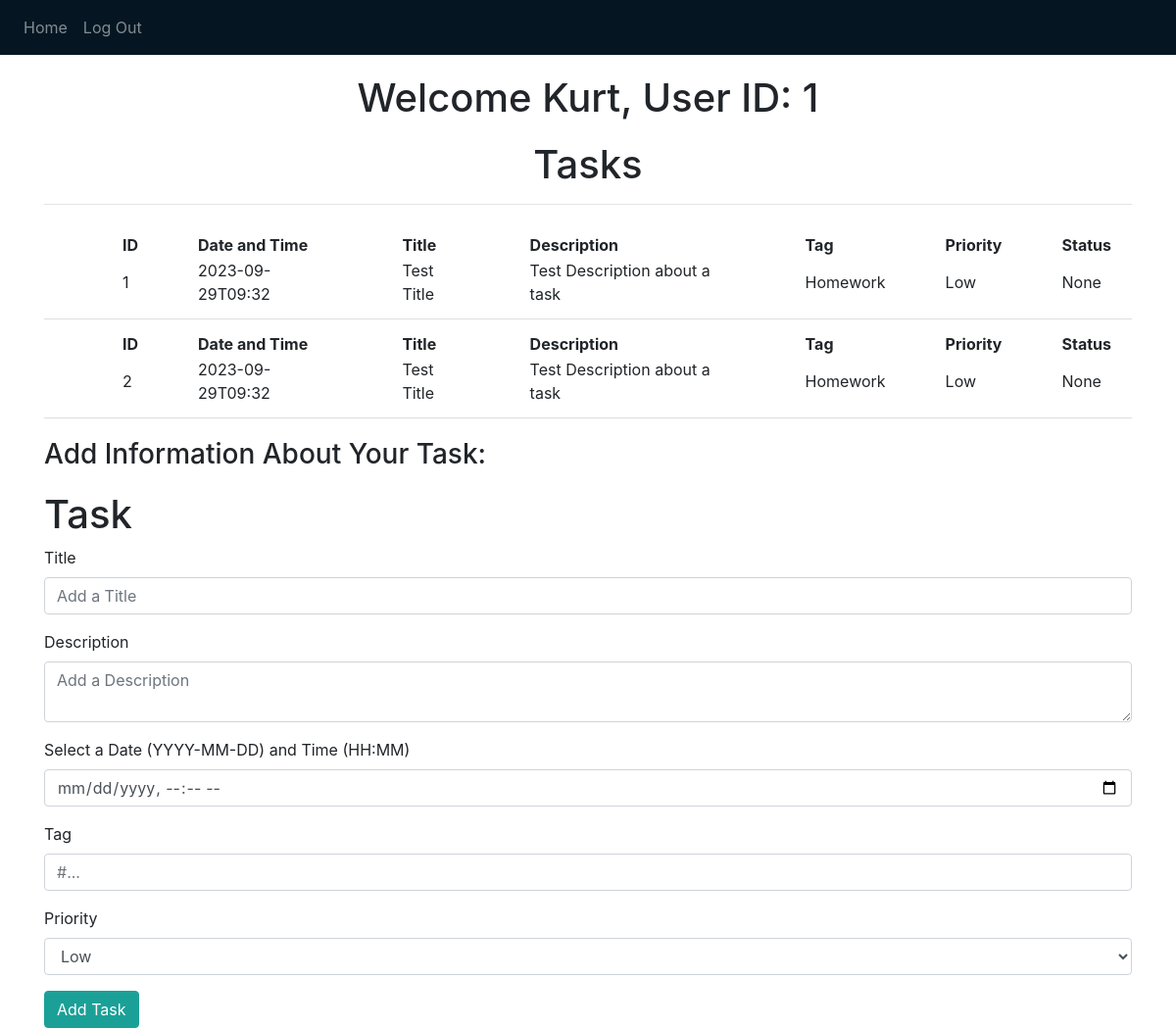
Page / (signed in) on the earlier database version.
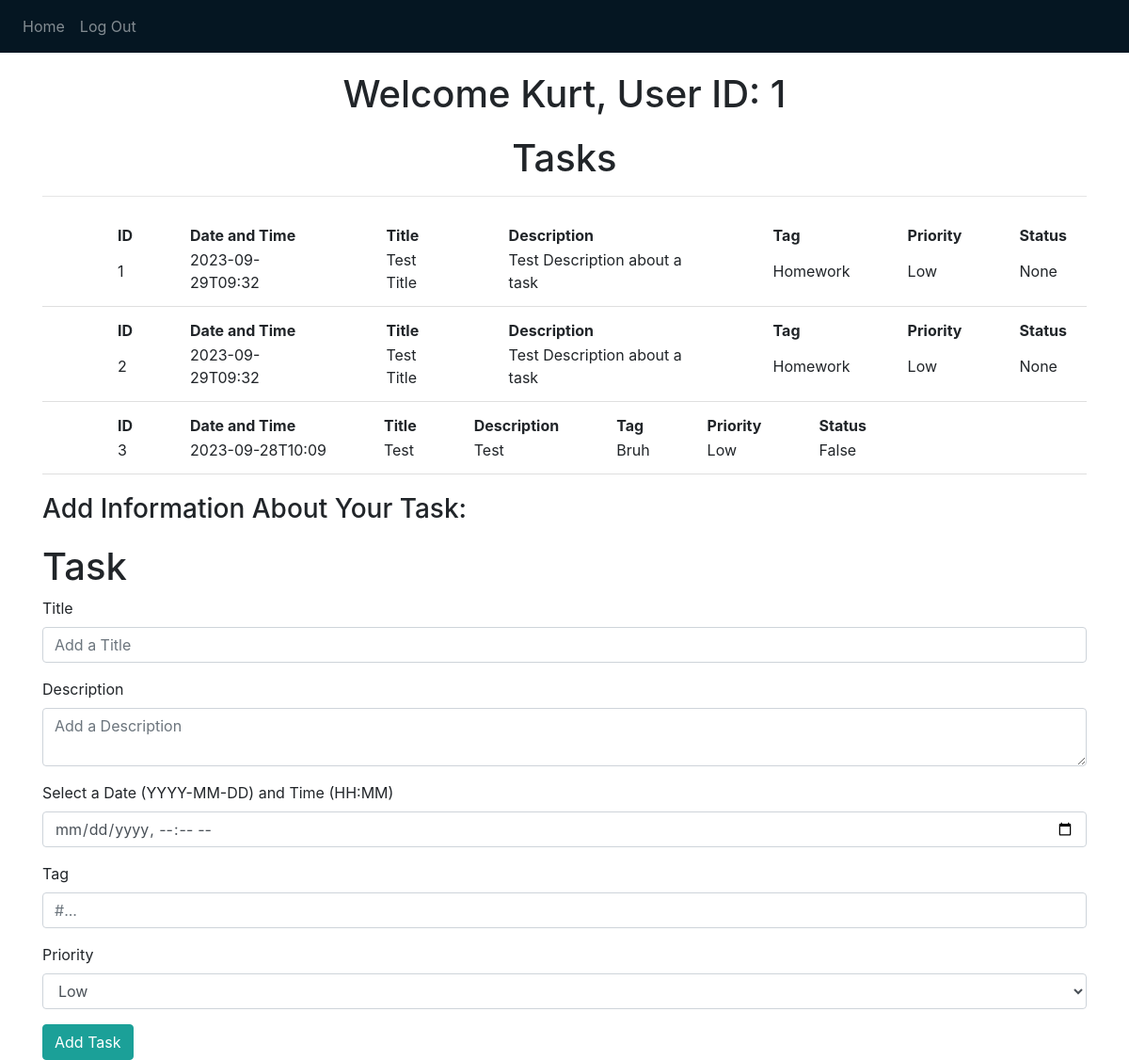
Same page on the later database version.
### website/models.py (models this page shows)
class Task(db.Model):
    id = db.Column(db.Integer, primary_key=True) #ID will be incremented on its own
    user_id = db.Column(db.Integer, db.ForeignKey('user.id')) #Foreign key is the user.id that created the task
    title = db.Column(db.String(1000)) #This will be the title of the task that was created
    description = db.Column(db.String(10000)) #The user can add notes and detail to tasks that they are creating
    due_date = db.Column(db.String(40)) # YYYY-MM-DD Format || The HTML is in MM/
    tag = db.Column(db.String(6))
    priority = db.Column(db.String(6)) #should only be 'Low', 'Medium', 'High'
    status = db.Column(db.Boolean) #False for incomplete, True for complete

### website/views.py (the view, shortened to what this page needs)
@views.route('/', methods = ['GET', 'POST'])
@login_required
def home():
    return render_template("home.html", user=current_user)

### website/__init__.py (called while the page is built)
def create_app():
    app = Flask(__name__)
    app.config['SECRET_KEY'] = 'THIS IS THE KEY FOR THE APP' #can be anything you want but you want to hide this
    app.config['SQLALCHEMY_DATABASE_URI'] = f'sqlite:///{DB_NAME}' #Telling flask where the database is located
    db.init_app(app)
    from .views import views
    from .auth import auth
    app.register_blueprint(views, url_prefix='/')
    app.register_blueprint(auth, url_prefix='/')
    from .models import User, Task
    with app.app_context():
        db.create_all()
    login_manager = LoginManager()
    login_manager.login_view = 'auth.login'
    login_manager.init_app(app)
    @login_manager.user_loader
    def load_user(id):
        return User.query.get(int(id))
    return app

### website/templates/home.html (shortened to what this page needs)
{% extends "base.html" %} {% block title %}Home{% endblock %} {% block content
    %}
    <h1 align="center">Welcome {{ user.first_name }}, User ID: {{ user.id }}</h1>
    <h1 align="center">Tasks</h1>
    <hr>
    <ul class="list-group list-group-flush" id="tasks">
      {% for task in user.tasks %}
      <li class="list-group-item">
        <table>
          <tr>
            <th>ID </th>
            <th>Date and Time </th>
            <th>Title </th>
            <th>Description </th>
            <th>Tag </th>
            <th>Priority</th>
            <th>Status</th>
          </tr>
          <tr>
            <td>{{ task.id }}</td>
            <td>{{ task.due_date}}</td>
            <td>{{ task.title }}</td>
            <td>{{ task.description }}</td>
            <td>{{ task.tag }}</td>
            <td>{{ task.priority }}</td>
            <td>{{ task.status }}</td>
          </tr>
        </table>
      </li>
      {% endfor %}
    </ul>
    <h3>Add Information About Your Task: </h3>
    <form method="POST">
      <h1>Task</h1>
      <div class="form-group">
        <label for="title">Title</label>
        <input type="text" class="form-control" id="title" name="title" placeholder="Add a Title" />
      </div>
      <div class="form-group">
        <label for="description">Description</label>
        <textarea type="text" class="form-control" id="description" name="description" placeholder="Add a Description"></textarea>
      </div>
      <div class="form-group">
        <label for="date">Select a Date (YYYY-MM-DD) and Time (HH:MM)</label>
        <input type="datetime-local" class="form-control" id="date" name="date" >
      </div>
      <div class="form-group">
        <label for="tag">Tag</label>
        <input type="text" class="form-control" id="tag" name="tag" placeholder="#..." />
      </div>
      <div class="form-group">
        <label for="priority">Priority</label>
        <select class="form-control" id="priority" name="priority">
          <option value="Low">Low</option>
        </select>
      </div>
    <div>
      <button type="submit" class="btn btn-primary">Add Task</button>
    </div>
    </form>
    {% endblock %}

Differences in the rows shown:
added Task: id "3", due_date "2023-09-28T10:09", title "Test", description "Test", tag "Bruh", priority "Low", status "False"
